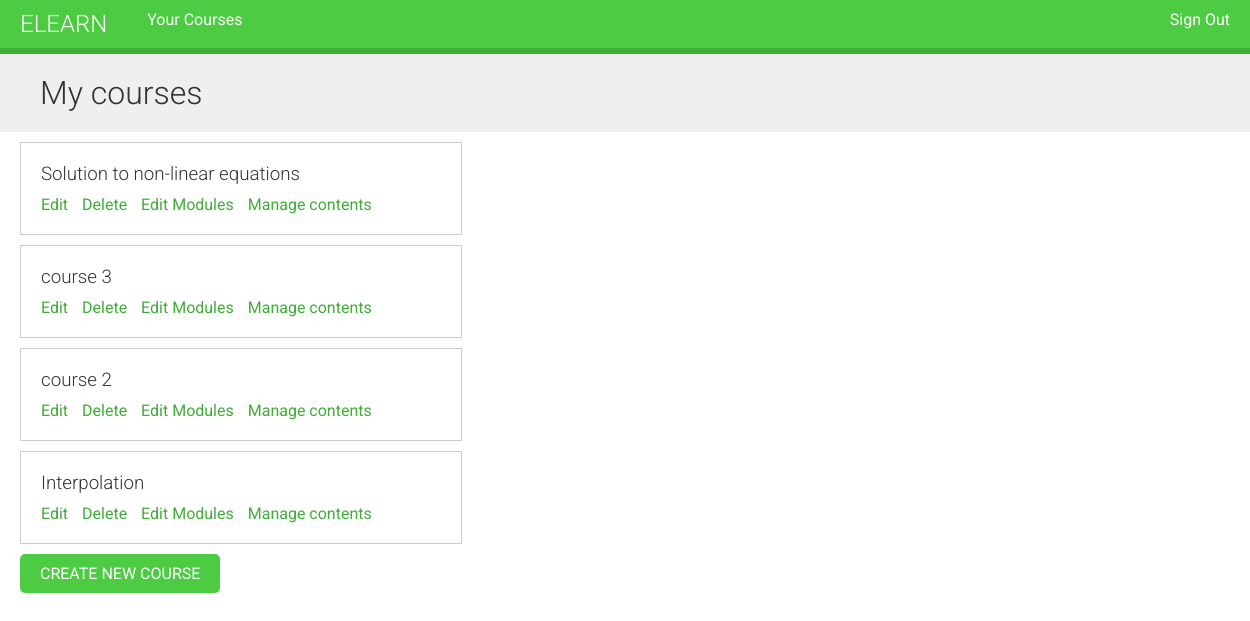
The page /course/mine/ (signed in) on the database its author committed.
### courses/models.py (models this page shows, shortened)
class Course(models.Model):
    owner = models.ForeignKey(User, related_name="courses_created",
                              on_delete=models.CASCADE)
    subject = models.ForeignKey(Subject,
                                related_name="courses",
                                on_delete=models.CASCADE)
    title = models.CharField(max_length=200)
    slug = models.SlugField(max_length=200, unique=True)
    overview = models.TextField()
    created = models.DateTimeField(auto_now_add=True)
    students = models.ManyToManyField(
        User, related_name='course_joined', blank=True)
    class Meta:
        ordering = ['-created']

### courses/views.py (the view)
# urls.py: path("mine/", views.ManageCourseListView.as_view(), name="manage_course_list"),
class ManageCourseListView(OwnerCourseMixin, ListView):
    template_name = "courses/manage/course/list.html"
    permission_required = 'courses.view_course'

### courses/templatetags/course.py (called while the page is built)
@register.filter(name="has_group")
def has_group(user, group_name):
    group = Group.objects.get(name=group_name)
    return True if group in user.groups.all() else False

### courses/views.py (called while the page is built)
    def get_queryset(self):
        qs = super().get_queryset()
        return qs.filter(owner=self.request.user)

### courses/templates/courses/manage/course/list.html (shortened to what this page needs)
{% extends 'base.html' %}
{% block content %}
<h1>
    My courses
</h1>
<div class="module">
    {% for course in object_list %}
    <div class="course-info">
        <h3>
            {{course.title}}
        </h3>
        <p>
            <a href="{% url 'course_edit' course.id %}">
                Edit
            </a>
            <a href="{% url 'course_delete' course.id %}">
                Delete
            </a>
            <a href="{% url 'course_module_update' course.id %}">
                Edit Modules
            </a>
            {% if course.modules.count > 0 %}
                <a href="{% url 'module_content_list' course.modules.first.id %}">
                    Manage contents
                </a>
            {% endif %}
        </p>
    </div>
    {% empty %}
    <p>
        You have not created any courses yet.
    </p>
    {% endfor %}
    <p>
        <a href="{% url 'course_create' %}" class="button">
            Create New Course
        </a>
    </p>
</div>
{% endblock %}

### courses/static/css/base.css (style rules this page uses)
body { margin: 0; font-family: 'Roboto', sans-serif; font-weight: 400; color: #333; }
a { color: #3fad37; text-decoration: none; }
h1, h2, h3, h4, h5, h6 { font-family: 'Roboto', sans-serif; font-weight: 300; }
h1 { background: #efefef; width: 100%; overflow: auto; padding: 20px 0 20px 40px; margin: 0; }
.module { padding: 10px 20px; float: left; width: 600px; }
.module h3 { margin: 20px 0 0; padding: 0; width: 100%; }
.module p { margin: 10px 0 20px; width: 100%; float: left; }
input[type=submit], a.button { border-radius: 5px; background: #4dcc43; color: #fff; font-size: 16px; text-transform: uppercase; border: none; padding: 10px 20px; margin: 20px 0; }
.course-info { border: 1px solid #ccc; padding: 0 20px; margin-bottom: 10px; width: 400px; overflow: auto; }
.course-info a { margin-right: 10px; }

### rows shown on the page
Course: title "Solution to non-linear equations", shows "Manage contents"
Course: title "course 3", shows "Manage contents"
Course: title "course 2", shows "Manage contents"
Course: title "Interpolation", shows "Manage contents"
